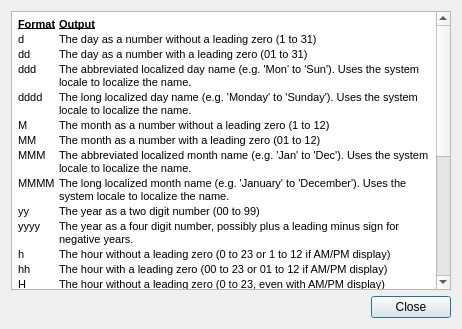
<?xml version="1.0" encoding="UTF-8"?>
<ui version="4.0">
 <class>DateTimeFormatHelpDialog</class>
 <widget class="QDialog" name="DateTimeFormatHelpDialog">
  <property name="geometry">
   <rect>
    <x>0</x>
    <y>0</y>
    <width>462</width>
    <height>329</height>
   </rect>
  </property>
  <property name="windowTitle">
   <string>Date/Time Format String Help</string>
  </property>
  <layout class="QGridLayout" name="gridLayout">
   <item row="0" column="0">
    <widget class="QTextBrowser" name="textBrowser">
     <property name="html">
      <string>&lt;!DOCTYPE HTML PUBLIC &quot;-//W3C//DTD HTML 4.0//EN&quot; &quot;http://www.w3.org/TR/REC-html40/strict.dtd&quot;&gt;
&lt;html&gt;&lt;head&gt;&lt;meta name=&quot;qrichtext&quot; content=&quot;1&quot; /&gt;&lt;style type=&quot;text/css&quot;&gt;
p, li { white-space: pre-wrap; }
&lt;/style&gt;&lt;/head&gt;&lt;body style=&quot; font-family:'MS Shell Dlg 2'; font-size:8.25pt; font-weight:400; font-style:normal;&quot;&gt;
&lt;table border=&quot;0&quot; style=&quot; margin-top:0px; margin-bottom:0px; margin-left:0px; margin-right:0px;&quot; cellspacing=&quot;2&quot; cellpadding=&quot;0&quot;&gt;
&lt;tr&gt;
&lt;td&gt;
&lt;p style=&quot; margin-top:0px; margin-bottom:0px; margin-left:0px; margin-right:0px; -qt-block-indent:0; text-indent:0px;&quot;&gt;&lt;span style=&quot; font-family:'MS Shell Dlg 2'; font-size:8pt; font-weight:600; text-decoration: underline;&quot;&gt;Format&lt;/span&gt;&lt;/p&gt;&lt;/td&gt;
&lt;td&gt;
&lt;p style=&quot; margin-top:0px; margin-bottom:0px; margin-left:0px; margin-right:0px; -qt-block-indent:0; text-indent:0px;&quot;&gt;&lt;span style=&quot; font-family:'MS Shell Dlg 2'; font-size:8pt; font-weight:600; text-decoration: underline;&quot;&gt;Output&lt;/span&gt;&lt;/p&gt;&lt;/td&gt;&lt;/tr&gt;
&lt;tr&gt;
&lt;td&gt;
&lt;p style=&quot; margin-top:0px; margin-bottom:0px; margin-left:0px; margin-right:0px; -qt-block-indent:0; text-indent:0px;&quot;&gt;&lt;span style=&quot; font-family:'MS Shell Dlg 2'; font-size:8pt;&quot;&gt;d&lt;/span&gt;&lt;/p&gt;&lt;/td&gt;
&lt;td&gt;
&lt;p style=&quot; margin-top:0px; margin-bottom:0px; margin-left:0px; margin-right:0px; -qt-block-indent:0; text-indent:0px;&quot;&gt;&lt;span style=&quot; font-family:'MS Shell Dlg 2'; font-size:8pt;&quot;&gt;The day as a number without a leading zero (1 to 31)&lt;/span&gt;&lt;/p&gt;&lt;/td&gt;&lt;/tr&gt;
&lt;tr&gt;
&lt;td&gt;
&lt;p style=&quot; margin-top:0px; margin-bottom:0px; margin-left:0px; margin-right:0px; -qt-block-indent:0; text-indent:0px;&quot;&gt;&lt;span style=&quot; font-family:'MS Shell Dlg 2'; font-size:8pt;&quot;&gt;dd&lt;/span&gt;&lt;/p&gt;&lt;/td&gt;
&lt;td&gt;
&lt;p style=&quot; margin-top:0px; margin-bottom:0px; margin-left:0px; margin-right:0px; -qt-block-indent:0; text-indent:0px;&quot;&gt;&lt;span style=&quot; font-family:'MS Shell Dlg 2'; font-size:8pt;&quot;&gt;The day as a number with a leading zero (01 to 31)&lt;/span&gt;&lt;/p&gt;&lt;/td&gt;&lt;/tr&gt;
&lt;tr&gt;
&lt;td&gt;
&lt;p style=&quot; margin-top:0px; margin-bottom:0px; margin-left:0px; margin-right:0px; -qt-block-indent:0; text-indent:0px;&quot;&gt;&lt;span style=&quot; font-family:'MS Shell Dlg 2'; font-size:8pt;&quot;&gt;ddd&lt;/span&gt;&lt;/p&gt;&lt;/td&gt;
&lt;td&gt;
&lt;p style=&quot; margin-top:0px; margin-bottom:0px; margin-left:0px; margin-right:0px; -qt-block-indent:0; text-indent:0px;&quot;&gt;&lt;span style=&quot; font-family:'MS Shell Dlg 2'; font-size:8pt;&quot;&gt;The abbreviated localized day name (e.g. 'Mon' to 'Sun'). Uses the system locale to localize the name.&lt;/span&gt;&lt;/p&gt;&lt;/td&gt;&lt;/tr&gt;
&lt;tr&gt;
&lt;td&gt;
&lt;p style=&quot; margin-top:0px; margin-bottom:0px; margin-left:0px; margin-right:0px; -qt-block-indent:0; text-indent:0px;&quot;&gt;&lt;span style=&quot; font-family:'MS Shell Dlg 2'; font-size:8pt;&quot;&gt;dddd&lt;/span&gt;&lt;/p&gt;&lt;/td&gt;
&lt;td&gt;
&lt;p style=&quot; margin-top:0px; margin-bottom:0px; margin-left:0px; margin-right:0px; -qt-block-indent:0; text-indent:0px;&quot;&gt;&lt;span style=&quot; font-family:'MS Shell Dlg 2'; font-size:8pt;&quot;&gt;The long localized day name (e.g. 'Monday' to 'Sunday'). Uses the system locale to localize the name.&lt;/span&gt;&lt;/p&gt;&lt;/td&gt;&lt;/tr&gt;
&lt;tr&gt;
&lt;td&gt;
&lt;p style=&quot; margin-top:0px; margin-bottom:0px; margin-left:0px; margin-right:0px; -qt-block-indent:0; text-indent:0px;&quot;&gt;&lt;span style=&quot; font-family:'MS Shell Dlg 2'; font-size:8pt;&quot;&gt;M&lt;/span&gt;&lt;/p&gt;&lt;/td&gt;
&lt;td&gt;
&lt;p style=&quot; margin-top:0px; margin-bottom:0px; margin-left:0px; margin-right:0px; -qt-block-indent:0; text-indent:0px;&quot;&gt;&lt;span style=&quot; font-family:'MS Shell Dlg 2'; font-size:8pt;&quot;&gt;The month as a number without a leading zero (1 to 12)&lt;/span&gt;&lt;/p&gt;&lt;/td&gt;&lt;/tr&gt;
&lt;tr&gt;
&lt;td&gt;
&lt;p style=&quot; margin-top:0px; margin-bottom:0px; margin-left:0px; margin-right:0px; -qt-block-indent:0; text-indent:0px;&quot;&gt;&lt;span style=&quot; font-family:'MS Shell Dlg 2'; font-size:8pt;&quot;&gt;MM&lt;/span&gt;&lt;/p&gt;&lt;/td&gt;
&lt;td&gt;
&lt;p style=&quot; margin-top:0px; margin-bottom:0px; margin-left:0px; margin-right:0px; -qt-block-indent:0; text-indent:0px;&quot;&gt;&lt;span style=&quot; font-family:'MS Shell Dlg 2'; font-size:8pt;&quot;&gt;The month as a number with a leading zero (01 to 12)&lt;/span&gt;&lt;/p&gt;&lt;/td&gt;&lt;/tr&gt;
&lt;tr&gt;
&lt;td&gt;
&lt;p style=&quot; margin-top:0px; margin-bottom:0px; margin-left:0px; margin-right:0px; -qt-block-indent:0; text-indent:0px;&quot;&gt;&lt;span style=&quot; font-family:'MS Shell Dlg 2'; font-size:8pt;&quot;&gt;MMM&lt;/span&gt;&lt;/p&gt;&lt;/td&gt;
&lt;td&gt;
&lt;p style=&quot; margin-top:0px; margin-bottom:0px; margin-left:0px; margin-right:0px; -qt-block-indent:0; text-indent:0px;&quot;&gt;&lt;span style=&quot; font-family:'MS Shell Dlg 2'; font-size:8pt;&quot;&gt;The abbreviated localized month name (e.g. 'Jan' to 'Dec'). Uses the system locale to localize the name.&lt;/span&gt;&lt;/p&gt;&lt;/td&gt;&lt;/tr&gt;
&lt;tr&gt;
&lt;td&gt;
&lt;p style=&quot; margin-top:0px; margin-bottom:0px; margin-left:0px; margin-right:0px; -qt-block-indent:0; text-indent:0px;&quot;&gt;&lt;span style=&quot; font-family:'MS Shell Dlg 2'; font-size:8pt;&quot;&gt;MMMM&lt;/span&gt;&lt;/p&gt;&lt;/td&gt;
&lt;td&gt;
&lt;p style=&quot; margin-top:0px; margin-bottom:0px; margin-left:0px; margin-right:0px; -qt-block-indent:0; text-indent:0px;&quot;&gt;&lt;span style=&quot; font-family:'MS Shell Dlg 2'; font-size:8pt;&quot;&gt;The long localized month name (e.g. 'January' to 'December'). Uses the system locale to localize the name.&lt;/span&gt;&lt;/p&gt;&lt;/td&gt;&lt;/tr&gt;
&lt;tr&gt;
&lt;td&gt;
&lt;p style=&quot; margin-top:0px; margin-bottom:0px; margin-left:0px; margin-right:0px; -qt-block-indent:0; text-indent:0px;&quot;&gt;&lt;span style=&quot; font-family:'MS Shell Dlg 2'; font-size:8pt;&quot;&gt;yy&lt;/span&gt;&lt;/p&gt;&lt;/td&gt;
&lt;td&gt;
&lt;p style=&quot; margin-top:0px; margin-bottom:0px; margin-left:0px; margin-right:0px; -qt-block-indent:0; text-indent:0px;&quot;&gt;&lt;span style=&quot; font-family:'MS Shell Dlg 2'; font-size:8pt;&quot;&gt;The year as a two digit number (00 to 99)&lt;/span&gt;&lt;/p&gt;&lt;/td&gt;&lt;/tr&gt;
&lt;tr&gt;
&lt;td&gt;
&lt;p style=&quot; margin-top:0px; margin-bottom:0px; margin-left:0px; margin-right:0px; -qt-block-indent:0; text-indent:0px;&quot;&gt;&lt;span style=&quot; font-family:'MS Shell Dlg 2'; font-size:8pt;&quot;&gt;yyyy&lt;/span&gt;&lt;/p&gt;&lt;/td&gt;
&lt;td&gt;
&lt;p style=&quot; margin-top:0px; margin-bottom:0px; margin-left:0px; margin-right:0px; -qt-block-indent:0; text-indent:0px;&quot;&gt;&lt;span style=&quot; font-family:'MS Shell Dlg 2'; font-size:8pt;&quot;&gt;The year as a four digit number, possibly plus a leading minus sign for negative years.&lt;/span&gt;&lt;/p&gt;&lt;/td&gt;&lt;/tr&gt;
&lt;tr&gt;
&lt;td&gt;
&lt;p style=&quot; margin-top:0px; margin-bottom:0px; margin-left:0px; margin-right:0px; -qt-block-indent:0; text-indent:0px;&quot;&gt;&lt;span style=&quot; font-family:'MS Shell Dlg 2'; font-size:8pt;&quot;&gt;h&lt;/span&gt;&lt;/p&gt;&lt;/td&gt;
&lt;td&gt;
&lt;p style=&quot; margin-top:0px; margin-bottom:0px; margin-left:0px; margin-right:0px; -qt-block-indent:0; text-indent:0px;&quot;&gt;&lt;span style=&quot; font-family:'MS Shell Dlg 2'; font-size:8pt;&quot;&gt;The hour without a leading zero (0 to 23 or 1 to 12 if AM/PM display)&lt;/span&gt;&lt;/p&gt;&lt;/td&gt;&lt;/tr&gt;
&lt;tr&gt;
&lt;td&gt;
&lt;p style=&quot; margin-top:0px; margin-bottom:0px; margin-left:0px; margin-right:0px; -qt-block-indent:0; text-indent:0px;&quot;&gt;&lt;span style=&quot; font-family:'MS Shell Dlg 2'; font-size:8pt;&quot;&gt;hh&lt;/span&gt;&lt;/p&gt;&lt;/td&gt;
&lt;td&gt;
&lt;p style=&quot; margin-top:0px; margin-bottom:0px; margin-left:0px; margin-right:0px; -qt-block-indent:0; text-indent:0px;&quot;&gt;&lt;span style=&quot; font-family:'MS Shell Dlg 2'; font-size:8pt;&quot;&gt;The hour with a leading zero (00 to 23 or 01 to 12 if AM/PM display)&lt;/span&gt;&lt;/p&gt;&lt;/td&gt;&lt;/tr&gt;
&lt;tr&gt;
&lt;td&gt;
&lt;p style=&quot; margin-top:0px; margin-bottom:0px; margin-left:0px; margin-right:0px; -qt-block-indent:0; text-indent:0px;&quot;&gt;&lt;span style=&quot; font-family:'MS Shell Dlg 2'; font-size:8pt;&quot;&gt;H&lt;/span&gt;&lt;/p&gt;&lt;/td&gt;
&lt;td&gt;
&lt;p style=&quot; margin-top:0px; margin-bottom:0px; margin-left:0px; margin-right:0px; -qt-block-indent:0; text-indent:0px;&quot;&gt;&lt;span style=&quot; font-family:'MS Shell Dlg 2'; font-size:8pt;&quot;&gt;The hour without a leading zero (0 to 23, even with AM/PM display)&lt;/span&gt;&lt;/p&gt;&lt;/td&gt;&lt;/tr&gt;
&lt;tr&gt;
&lt;td&gt;
&lt;p style=&quot; margin-top:0px; margin-bottom:0px; margin-left:0px; margin-right:0px; -qt-block-indent:0; text-indent:0px;&quot;&gt;&lt;span style=&quot; font-family:'MS Shell Dlg 2'; font-size:8pt;&quot;&gt;HH&lt;/span&gt;&lt;/p&gt;&lt;/td&gt;
&lt;td&gt;
&lt;p style=&quot; margin-top:0px; margin-bottom:0px; margin-left:0px; margin-right:0px; -qt-block-indent:0; text-indent:0px;&quot;&gt;&lt;span style=&quot; font-family:'MS Shell Dlg 2'; font-size:8pt;&quot;&gt;The hour with a leading zero (00 to 23, even with AM/PM display)&lt;/span&gt;&lt;/p&gt;&lt;/td&gt;&lt;/tr&gt;
&lt;tr&gt;
&lt;td&gt;
&lt;p style=&quot; margin-top:0px; margin-bottom:0px; margin-left:0px; margin-right:0px; -qt-block-indent:0; text-indent:0px;&quot;&gt;&lt;span style=&quot; font-family:'MS Shell Dlg 2'; font-size:8pt;&quot;&gt;m&lt;/span&gt;&lt;/p&gt;&lt;/td&gt;
&lt;td&gt;
&lt;p style=&quot; margin-top:0px; margin-bottom:0px; margin-left:0px; margin-right:0px; -qt-block-indent:0; text-indent:0px;&quot;&gt;&lt;span style=&quot; font-family:'MS Shell Dlg 2'; font-size:8pt;&quot;&gt;The minute without a leading zero (0 to 59)&lt;/span&gt;&lt;/p&gt;&lt;/td&gt;&lt;/tr&gt;
&lt;tr&gt;
&lt;td&gt;
&lt;p style=&quot; margin-top:0px; margin-bottom:0px; margin-left:0px; margin-right:0px; -qt-block-indent:0; text-indent:0px;&quot;&gt;&lt;span style=&quot; font-family:'MS Shell Dlg 2'; font-size:8pt;&quot;&gt;mm&lt;/span&gt;&lt;/p&gt;&lt;/td&gt;
&lt;td&gt;
&lt;p style=&quot; margin-top:0px; margin-bottom:0px; margin-left:0px; margin-right:0px; -qt-block-indent:0; text-indent:0px;&quot;&gt;&lt;span style=&quot; font-family:'MS Shell Dlg 2'; font-size:8pt;&quot;&gt;The minute with a leading zero (00 to 59)&lt;/span&gt;&lt;/p&gt;&lt;/td&gt;&lt;/tr&gt;
&lt;tr&gt;
&lt;td&gt;
&lt;p style=&quot; margin-top:0px; margin-bottom:0px; margin-left:0px; margin-right:0px; -qt-block-indent:0; text-indent:0px;&quot;&gt;&lt;span style=&quot; font-family:'MS Shell Dlg 2'; font-size:8pt;&quot;&gt;s&lt;/span&gt;&lt;/p&gt;&lt;/td&gt;
&lt;td&gt;
&lt;p style=&quot; margin-top:0px; margin-bottom:0px; margin-left:0px; margin-right:0px; -qt-block-indent:0; text-indent:0px;&quot;&gt;&lt;span style=&quot; font-family:'MS Shell Dlg 2'; font-size:8pt;&quot;&gt;The whole second, without any leading zero (0 to 59)&lt;/span&gt;&lt;/p&gt;&lt;/td&gt;&lt;/tr&gt;
&lt;tr&gt;
&lt;td&gt;
&lt;p style=&quot; margin-top:0px; margin-bottom:0px; margin-left:0px; margin-right:0px; -qt-block-indent:0; text-indent:0px;&quot;&gt;&lt;span style=&quot; font-family:'MS Shell Dlg 2'; font-size:8pt;&quot;&gt;ss&lt;/span&gt;&lt;/p&gt;&lt;/td&gt;
&lt;td&gt;
&lt;p style=&quot; margin-top:0px; margin-bottom:0px; margin-left:0px; margin-right:0px; -qt-block-indent:0; text-indent:0px;&quot;&gt;&lt;span style=&quot; font-family:'MS Shell Dlg 2'; font-size:8pt;&quot;&gt;The whole second, with a leading zero where applicable (00 to 59)&lt;/span&gt;&lt;/p&gt;&lt;/td&gt;&lt;/tr&gt;
&lt;tr&gt;
&lt;td&gt;
&lt;p style=&quot; margin-top:0px; margin-bottom:0px; margin-left:0px; margin-right:0px; -qt-block-indent:0; text-indent:0px;&quot;&gt;&lt;span style=&quot; font-family:'MS Shell Dlg 2'; font-size:8pt;&quot;&gt;z&lt;/span&gt;&lt;/p&gt;&lt;/td&gt;
&lt;td&gt;
&lt;p style=&quot; margin-top:0px; margin-bottom:0px; margin-left:0px; margin-right:0px; -qt-block-indent:0; text-indent:0px;&quot;&gt;&lt;span style=&quot; font-family:'MS Shell Dlg 2'; font-size:8pt;&quot;&gt;The fractional part of the second, to go after a decimal point, without trailing zeroes (0 to 999). Thus &amp;quot;s.z&amp;quot; reports the seconds to full available (millisecond) precision without trailing zeroes.&lt;/span&gt;&lt;/p&gt;&lt;/td&gt;&lt;/tr&gt;
&lt;tr&gt;
&lt;td&gt;
&lt;p style=&quot; margin-top:0px; margin-bottom:0px; margin-left:0px; margin-right:0px; -qt-block-indent:0; text-indent:0px;&quot;&gt;&lt;span style=&quot; font-family:'MS Shell Dlg 2'; font-size:8pt;&quot;&gt;zzz&lt;/span&gt;&lt;/p&gt;&lt;/td&gt;
&lt;td&gt;
&lt;p style=&quot; margin-top:0px; margin-bottom:0px; margin-left:0px; margin-right:0px; -qt-block-indent:0; text-indent:0px;&quot;&gt;&lt;span style=&quot; font-family:'MS Shell Dlg 2'; font-size:8pt;&quot;&gt;The fractional part of the second, to millisecond precision, including trailing zeroes where applicable (000 to 999).&lt;/span&gt;&lt;/p&gt;&lt;/td&gt;&lt;/tr&gt;
&lt;tr&gt;
&lt;td&gt;
&lt;p style=&quot; margin-top:0px; margin-bottom:0px; margin-left:0px; margin-right:0px; -qt-block-indent:0; text-indent:0px;&quot;&gt;&lt;span style=&quot; font-family:'MS Shell Dlg 2'; font-size:8pt;&quot;&gt;AP or A&lt;/span&gt;&lt;/p&gt;&lt;/td&gt;
&lt;td&gt;
&lt;p style=&quot; margin-top:0px; margin-bottom:0px; margin-left:0px; margin-right:0px; -qt-block-indent:0; text-indent:0px;&quot;&gt;&lt;span style=&quot; font-family:'MS Shell Dlg 2'; font-size:8pt;&quot;&gt;Use AM/PM display (upper-case).&lt;/span&gt;&lt;/p&gt;&lt;/td&gt;&lt;/tr&gt;
&lt;tr&gt;
&lt;td&gt;
&lt;p style=&quot; margin-top:0px; margin-bottom:0px; margin-left:0px; margin-right:0px; -qt-block-indent:0; text-indent:0px;&quot;&gt;&lt;span style=&quot; font-family:'MS Shell Dlg 2'; font-size:8pt;&quot;&gt;ap or a&lt;/span&gt;&lt;/p&gt;&lt;/td&gt;
&lt;td&gt;
&lt;p style=&quot; margin-top:0px; margin-bottom:0px; margin-left:0px; margin-right:0px; -qt-block-indent:0; text-indent:0px;&quot;&gt;&lt;span style=&quot; font-family:'MS Shell Dlg 2'; font-size:8pt;&quot;&gt;Use am/pm display (lower-case).&lt;/span&gt;&lt;/p&gt;&lt;/td&gt;&lt;/tr&gt;
&lt;tr&gt;
&lt;td&gt;
&lt;p style=&quot; margin-top:0px; margin-bottom:0px; margin-left:0px; margin-right:0px; -qt-block-indent:0; text-indent:0px;&quot;&gt;&lt;span style=&quot; font-family:'MS Shell Dlg 2'; font-size:8pt;&quot;&gt;t&lt;/span&gt;&lt;/p&gt;&lt;/td&gt;
&lt;td&gt;
&lt;p style=&quot; margin-top:0px; margin-bottom:0px; margin-left:0px; margin-right:0px; -qt-block-indent:0; text-indent:0px;&quot;&gt;&lt;span style=&quot; font-family:'MS Shell Dlg 2'; font-size:8pt;&quot;&gt;The timezone (for example &amp;quot;CEST&amp;quot;).&lt;/span&gt;&lt;/p&gt;&lt;/td&gt;&lt;/tr&gt;
&lt;tr&gt;
&lt;td&gt;
&lt;p style=&quot; margin-top:0px; margin-bottom:0px; margin-left:0px; margin-right:0px; -qt-block-indent:0; text-indent:0px;&quot;&gt;&lt;span style=&quot; font-family:'MS Shell Dlg 2'; font-size:8pt;&quot;&gt;\n&lt;/span&gt;&lt;/p&gt;&lt;/td&gt;
&lt;td&gt;
&lt;p style=&quot; margin-top:0px; margin-bottom:0px; margin-left:0px; margin-right:0px; -qt-block-indent:0; text-indent:0px;&quot;&gt;&lt;span style=&quot; font-family:'MS Shell Dlg 2'; font-size:8pt;&quot;&gt;Line break&lt;/span&gt;&lt;/p&gt;&lt;/td&gt;&lt;/tr&gt;
&lt;tr&gt;
&lt;td&gt;
&lt;p style=&quot; margin-top:0px; margin-bottom:0px; margin-left:0px; margin-right:0px; -qt-block-indent:0; text-indent:0px;&quot;&gt;&lt;span style=&quot; font-family:'MS Shell Dlg 2'; font-size:8pt;&quot;&gt;&amp;quot;&amp;quot;&lt;/span&gt;&lt;/p&gt;&lt;/td&gt;
&lt;td&gt;
&lt;p style=&quot; margin-top:0px; margin-bottom:0px; margin-left:0px; margin-right:0px; -qt-block-indent:0; text-indent:0px;&quot;&gt;&lt;span style=&quot; font-family:'MS Shell Dlg 2'; font-size:8pt;&quot;&gt;The &amp;quot; character&lt;/span&gt;&lt;/p&gt;&lt;/td&gt;&lt;/tr&gt;&lt;/table&gt;
&lt;p style=&quot; margin-top:12px; margin-bottom:12px; margin-left:0px; margin-right:0px; -qt-block-indent:0; text-indent:0px;&quot;&gt;&lt;span style=&quot; font-family:'MS Shell Dlg 2'; font-size:8pt;&quot;&gt;To output text verbatim even if it includes formatting characters enclose it in quotes.&lt;/span&gt;&lt;/p&gt;&lt;/body&gt;&lt;/html&gt;</string>
     </property>
    </widget>
   </item>
   <item row="1" column="0">
    <widget class="QDialogButtonBox" name="buttonBox">
     <property name="orientation">
      <enum>Qt::Horizontal</enum>
     </property>
     <property name="standardButtons">
      <set>QDialogButtonBox::Close</set>
     </property>
    </widget>
   </item>
  </layout>
 </widget>
 <resources/>
 <connections>
  <connection>
   <sender>buttonBox</sender>
   <signal>accepted()</signal>
   <receiver>DateTimeFormatHelpDialog</receiver>
   <slot>accept()</slot>
   <hints>
    <hint type="sourcelabel">
     <x>248</x>
     <y>254</y>
    </hint>
    <hint type="destinationlabel">
     <x>157</x>
     <y>274</y>
    </hint>
   </hints>
  </connection>
  <connection>
   <sender>buttonBox</sender>
   <signal>rejected()</signal>
   <receiver>DateTimeFormatHelpDialog</receiver>
   <slot>reject()</slot>
   <hints>
    <hint type="sourcelabel">
     <x>316</x>
     <y>260</y>
    </hint>
    <hint type="destinationlabel">
     <x>286</x>
     <y>274</y>
    </hint>
   </hints>
  </connection>
 </connections>
</ui>
